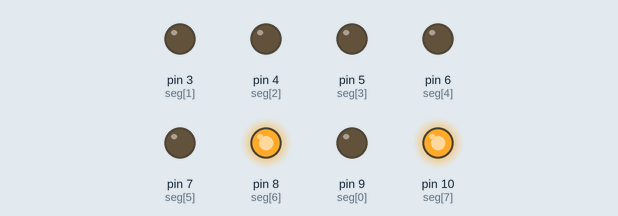
Bench run of a sketch on a simulated Arduino Uno, built with avr-gcc and run on an emulated ATmega328P. On the bench: output pins drawn as LEDs (lit = HIGH).

Above: at 3.03 s.
At 3.63 s:
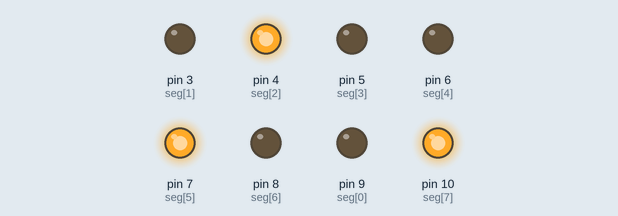
At 4.53 s:
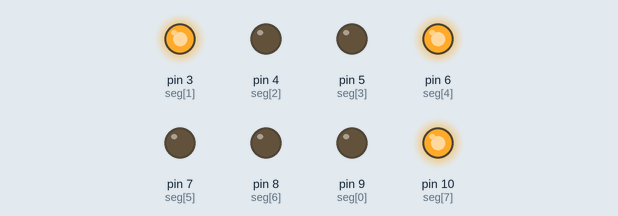
At 5.8 s:
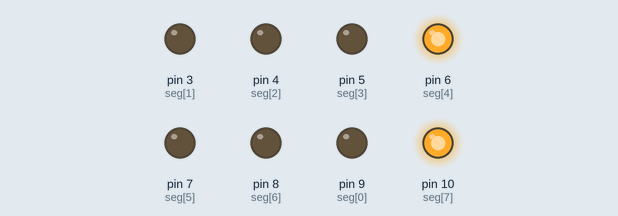
At 6.93 s:
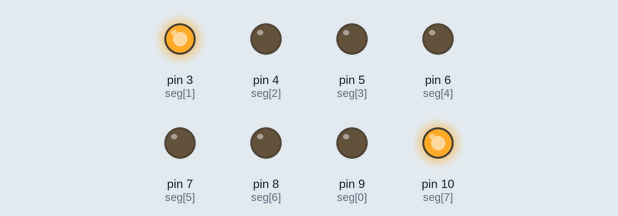
At 8.43 s:
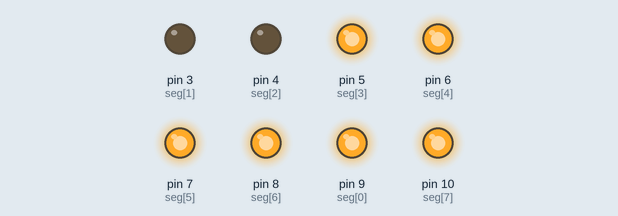
Timing chart, 0 to 11.5 s (numbered marks = the images above):
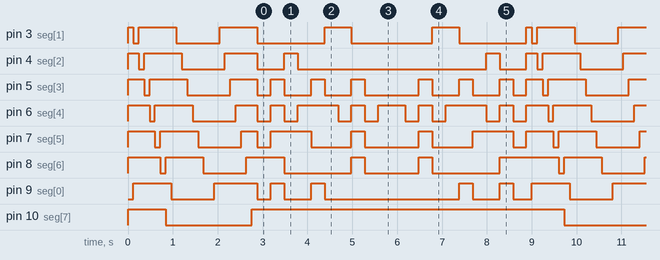

Measured:
- by itself, pin 10 (seg[7]): alternates HIGH for 7.0 s and LOW for 1.9 s
- by itself, pin 8 (seg[6]): repeats every 8.9 s: HIGH 0.84 s, LOW 0.96 s, HIGH 0.84 s, LOW 1.5 s, HIGH 0.30 s, LOW 1.2 s, HIGH 0.30 s, LOW 1.5 s, HIGH 1.3 s, LOW 0.12 s
- by itself, pin 3 (seg[1]): repeats every 8.9 s: HIGH 0.84 s, LOW 0.96 s, HIGH 0.84 s, LOW 1.5 s, HIGH 0.60 s, LOW 1.8 s, HIGH 0.60 s, LOW 1.5 s, HIGH 0.12 s, LOW 0.12 s

The sketch:

3015F-test.ino
```cpp
/*
Arduino Uno -> 3015F Minitron

+5V -> Pin 2  (Common)
+5V -> Pin 5  (Common)
+5V -> Pin 10 (Common)
+5V -> Pin 12 (Common)
+5V -> Pin 13 (Common)

GND -> GND

Digital 2 -> Pin 15 (A)
Digital 3 -> Pin 14 (B)
Digital 4 -> Pin 11 (C)
Digital 5 -> Pin 7  (D)
Digital 6 -> Pin 6  (E)
Digital 7 -> Pin 3  (F)
Digital 8 -> Pin 4  (G)
Digital 9 -> Pin 9  (Decimal point)

NC -> Pin 1, 8, 16
*/

const int seg[] = { 9, 3, 4, 5, 6, 7, 8, 10 };  // A,B,C,D,E,F,G,DP
const int segments = sizeof(seg) / sizeof(seg[0]);
const int delayValue = 120;

// A,B,C,D,E,F,G
const byte digits[10] = {
  0b0111111,  // 0
  0b0000110,  // 1
  0b1011011,  // 2
  0b1001111,  // 3
  0b1100110,  // 4
  0b1101101,  // 5
  0b1111101,  // 6
  0b0000111,  // 7
  0b1111111,  // 8
  0b1101111   // 9
};

void allOff() {
  for (int i = 0; i < segments; i++) {
    digitalWrite(seg[i], HIGH);
  }
}

void showDigit(int d) {
  for (int i = 0; i < 7; i++) {
    if (digits[d] & (1 << i))
      digitalWrite(seg[i], LOW);
    else
      digitalWrite(seg[i], HIGH);
  }
  digitalWrite(seg[7], HIGH);
}

void setup() {
  for (int i = 0; i < segments; i++) {
    pinMode(seg[i], OUTPUT);
  }
  allOff();
}

void loop() {

  for (int i = 0; i < segments; i++) {
    allOff();
    digitalWrite(seg[i], LOW);
    delay(delayValue);
  }

  for (int i = 0; i < segments; i++) {
    digitalWrite(seg[i], LOW);
    delay(delayValue);
  }

  for (int i = 0; i < segments; i++) {
    digitalWrite(seg[i], HIGH);
    delay(delayValue);
  }

  for (int i = 0; i < 10; i++) {
    showDigit(i);
    delay(300);
  }

  for (int i = 9; i >= 0; i--) {
    showDigit(i);
    delay(300);
  }
}
```
